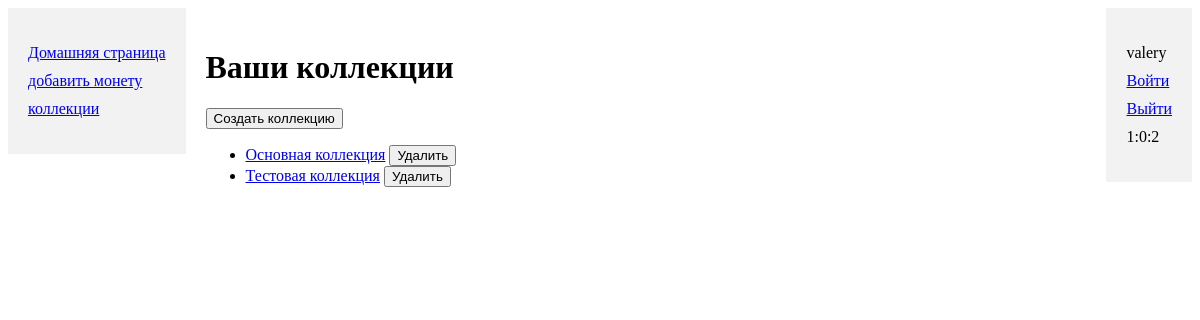
Page /get_collection/ (signed in) on the earlier database version.
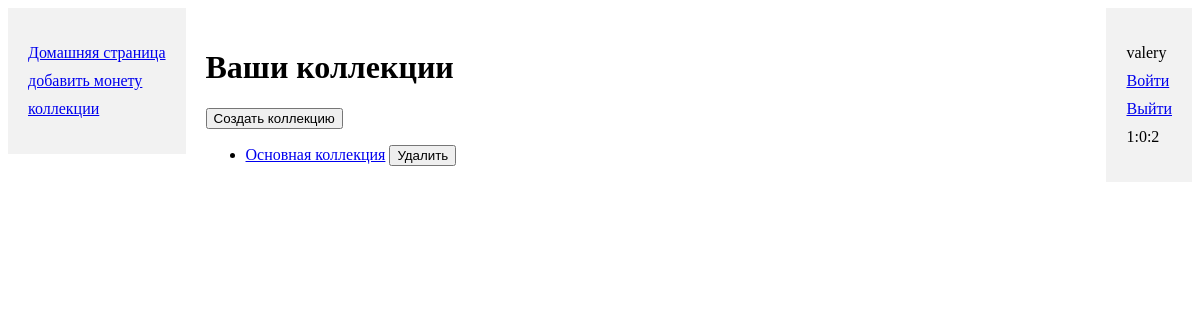
Same page on the later database version.
### collection_app/models.py (models this page shows, shortened)
class Collection(models.Model):
    name = models.CharField(max_length=100, verbose_name='название')
    user = models.ForeignKey(User, on_delete=models.SET_NULL, null=True, blank=True)

### collection_app/views.py (the view)
# urls.py: path('get_collection/', views.get_collection, name='get_collection'),
@login_required
def get_collection(request):
    user_collections = Collection.objects.filter(user=request.user)
    return render(request, 'collection_list.html', {'user_collections': user_collections})

### collection_app/templates/collection_list.html (shortened to what this page needs)
{% extends "base.html" %}
{% block content %}
    <h1>Ваши коллекции</h1>
    <form action="{% url 'create_collection_view' %}" method="get" style="display: inline;">
        <input type="submit" value="Создать коллекцию">
    </form>
    {% if user_collections %}
        <ul>
            {% for collection in user_collections %}
                <li>
                    <a href="{% url 'collection_detail' collection.id %}">{{ collection.name }}</a>
                    <form action="{% url 'delete_collection' collection.id %}" method="post" style="display: inline;">
                        <input type="submit" value="Удалить">
                    </form>
                </li>
            {% endfor %}
        </ul>
    {% else %}
        <p>У вас пока нет созданных коллекций.</p>
    {% endif %}
{% endblock %}

Differences in the rows shown:
removed Collection: name "Тестовая коллекция"
